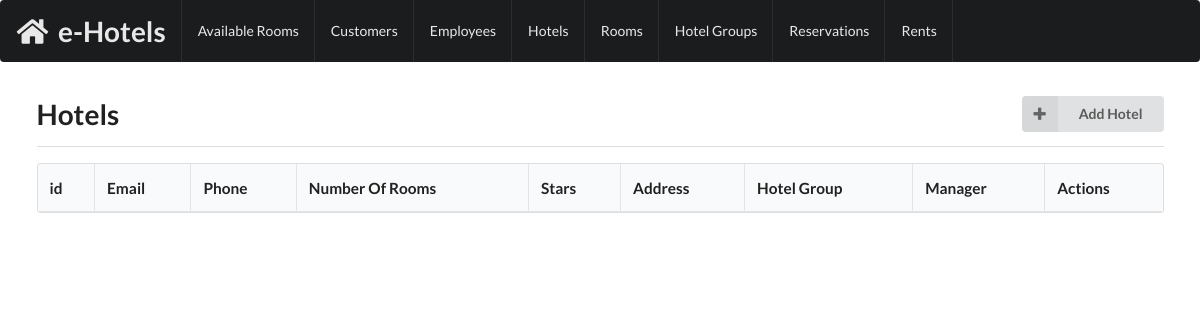
The app's page /hotels, older data.
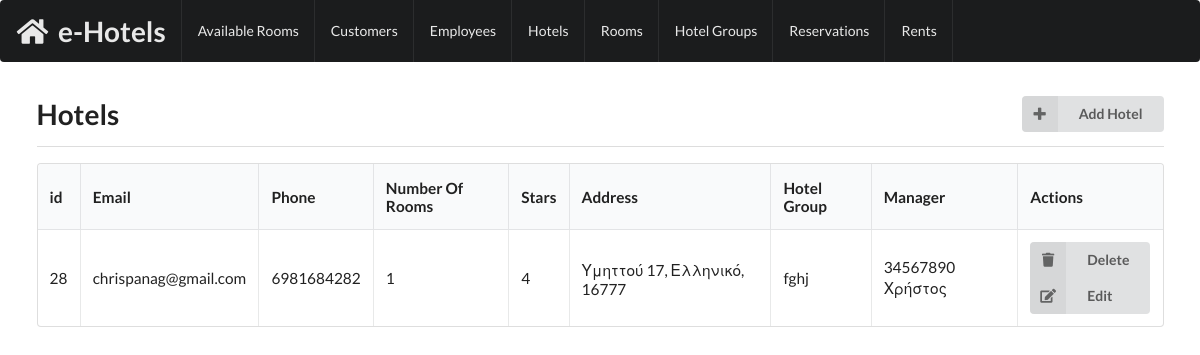
The same page, newer data.
### tables this page shows
CREATE TABLE `HOTELS` (
  `id` int(11) NOT NULL,
  `email_address` varchar(255) NOT NULL,
  `phone_number` varchar(255) NOT NULL,
  `stars` enum('0','1','2','3','4','5') NOT NULL,
  `hotel_group_id` int(11) NOT NULL,
  `address_id` int(11) NOT NULL
);

CREATE TABLE `ADDRESSES` (
  `address_id` int(11) NOT NULL,
  `street` varchar(255) NOT NULL,
  `number` varchar(255) DEFAULT NULL,
  `postal_code` varchar(255) NOT NULL,
  `city` varchar(255) NOT NULL
);

CREATE TABLE `HOTEL_GROUPS` (
  `id` int(11) NOT NULL,
  `email` varchar(255) NOT NULL,
  `phone` varchar(255) NOT NULL,
  `hotel_number` int(11) GENERATED ALWAYS AS (_utf8mb4'SELECT COUNT(*) FROM HOTELS WHERE HOTELS.hotel_group_id = HOTEL_GROUPS.id') VIRTUAL
);

CREATE TABLE `EMPLOYEES` (
  `irs_number` varchar(255) NOT NULL,
  `ssn` varchar(255) NOT NULL,
  `first_name` varchar(255) NOT NULL,
  `last_name` varchar(255) NOT NULL,
  `address_id` int(11) NOT NULL
);

### controllers/view_controller.php (called while the page is built, shortened)
<?php
    class View {
        function __construct($name, $variables, $type = "View") {
            $this->name = $name;
            $this->values = array();
            foreach($variables as $key => $value) {
                $this->values[$key] = $value;
            }
        }
        function render() {
            $values = $this->values;
            require_once '../templates/header.php';
            require_once '../views/'.$this->name.'.php';
            require_once '../templates/footer.php';
        }
    }
?>

### controllers/hotels_controller.php (called while the page is built, shortened)
<?php
require_once '../models/hotel.php';
require_once '../models/employee.php';
require_once '../models/hotel_group.php';
require_once '../controllers/view_controller.php';
class HotelsController {
    function showAll() {
        $hotels = Hotel::fetchAll();
        (new View('hotels', array('hotels' => $hotels)
        ))->render();
        die();
    }
}
?>

### models/hotel.php (called while the page is built, shortened)
<?php
require_once '../models/hotel_group.php';
require_once '../models/employee.php';
class Hotel {
    private function isAssoc(array $arr) {
        return array_keys($arr) !== range(0, count($arr) - 1);
    }
    function __construct($hotel_data) {
        if (!Hotel::isAssoc($hotel_data)) {
            $this->id = $hotel_data[0];
            $this->email = $hotel_data[1];
            $this->phone = $hotel_data[2];
            $this->stars = $hotel_data[3];
            $this->hotel_group_id = $hotel_data[4];
            if (count($hotel_data) > 6) {
                $this->manager = new Employee(array_slice($hotel_data, 10));
            }
            if (count($hotel_data) > 16) {
                $this->address = new Address(array_slice($hotel_data, 16));
            }
        } else {
            $this->email = $hotel_data["email"];
            $this->phone = $hotel_data["phone"];
            $this->stars = $hotel_data["stars"];
            $this->hotel_group_id = $hotel_data["hotel_group_id"];
            $this->address = new Address($hotel_data);
        }
    }
    function rooms() {
        global $con;
        $result = $con->query("SELECT * FROM ROOMS WHERE hotel_id=" . $this->id);
        $result = $result->fetch_all();
        return array_map(array('Room','createRoom'), $result);
    }
    function hotelGroup() {
        global $con;
        $result = $con->query("SELECT * FROM HOTEL_GROUPS WHERE id=" . $this->hotel_group_id);
        $results = $result->fetch_all();
        return new HotelGroup($results[0]);
    }
    static function fetchAll() {
        global $con;
        $result = $con->query("SELECT * FROM (HOTELS INNER JOIN WORKS ON WORKS.hotel_id=HOTELS.id AND WORKS.position='manager') INNER JOIN EMPLOYEES ON EMPLOYEES.irs_number=employee_id INNER JOIN ADDRESSES ON HOTELS.address_id = ADDRESSES.address_id");
        $hotels_data = $result->fetch_all();
        return array_map(array('Hotel','createHotel'), $hotels_data);
    }
}
?>

### models/room.php (called while the page is built, shortened)
<?php
require_once '../mysql_connector.php';
require_once '../models/hotel.php';
class Room {
    private function isAssoc(array $arr) {
        return array_keys($arr) !== range(0, count($arr) - 1);
    }
    public static function createRoom($room_data) {
        return new Room($room_data);
    }
}
?>

### models/address.php (called while the page is built, shortened)
<?php
class Address {
    private function isAssoc(array $arr) {
        return array_keys($arr) !== range(0, count($arr) - 1);
    }
    function __construct($address_data) {
        if (!Address::isAssoc($address_data)) {
            $this->street = $address_data[1];
            $this->number = $address_data[2];
            $this->postal_code = $address_data[3];
            $this->city = $address_data[4];
        } else {
            $this->street = $address_data["street"];
            $this->number = $address_data["number"];
            $this->postal_code = $address_data["postal_code"];
            $this->city = $address_data['city'];
        }
    }
    function serialize() {
        return $this->street . " " . $this->number . ", " . $this->city . ", " . $this->postal_code;
    }
}
?>

### models/hotel_group.php (called while the page is built, shortened)
<?php
require_once '../mysql_connector.php';
require_once '../models/hotel.php';
class HotelGroup {
    private function isAssoc(array $arr) {
        return array_keys($arr) !== range(0, count($arr) - 1);
    }
    function __construct($hotel_group_data) {
        if (!HotelGroup::isAssoc($hotel_group_data)) {
            $this->email = $hotel_group_data[1];
        } else {
            $this->email = $hotel_group_data["email"];
            $this->phone = $hotel_group_data["phone"];
            $this->address = new Address($hotel_group_data);
        }
    }
}
?>

### models/employee.php (called while the page is built, shortened)
<?php
class Employee {
    private function isAssoc(array $arr) {
        return array_keys($arr) !== range(0, count($arr) - 1);
    }
    function __construct($employee_data) {
        if (!Employee::isAssoc($employee_data)) {
            $this->first_name = $employee_data[2];
            $this->last_name = $employee_data[3];
        } else {
            $this->irs_number = $employee_data["irs_number"];
            $this->ssn = $employee_data["ssn"];
            $this->first_name = $employee_data["first_name"];
            $this->last_name = $employee_data["last_name"];
            $this->address = new Address($employee_data);
        }
    }
}
?>

### views/hotels.php (the view, shortened to what the changed rows need)
<table class="ui large celled table">
  <thead>
    <tr><th>id</th>
    <th>Email</th>
    <th>Phone</th>
    <th>Number Of Rooms</th>
    <th>Stars</th>
    <th>Address</th>
    <th>Hotel Group</th>
    <th>Manager</th>
    <th>Actions</th>
  </tr></thead>
  <tbody>
  <?php
    foreach ($values['hotels'] as $hotel) {
  ?>
    <tr>
      <td><?php echo($hotel->id) ?></td>
      <td><?php echo($hotel->email) ?></td>
      <td><?php echo($hotel->phone) ?></td>
      <td><?php echo(count($hotel->rooms())) ?></td>
      <td><?php echo($hotel->stars) ?></td>
      <td><?php echo($hotel->address->serialize()) ?></td>
      <td><?php echo($hotel->hotelGroup()->email) ?></td>
      <td><?php echo($hotel->manager->first_name." ". $hotel->manager->last_name) ?></td>
      <td>
      <div class="ui fluid vertical labeled icon buttons">
        <a href="./deleteHotel?id=<?php echo($hotel->id) ?>"
        <button class="ui button">
          <i class="trash icon"></i>
          Delete
        </a>
        <a href="./editHotel?id=<?php echo($hotel->id) ?>"
        <button class="ui button">
          <i class="edit icon"></i>
          Edit
        </a>
      </div>
      </td>
    </tr>
  <?php } ?>
  </tbody>
</table>

Row changes from the older to the newer data that the page shows:
added hotels: id "28", email_address "chrispanag@gmail.com", phone_number "6981684282", count($hotel->rooms()) "1", stars "4", address.postal_code "Υμηττού 17, Ελληνικό, 16777", hotel_group.email "fghj", first_name "34567890", employees.first_name "Χρήστος"
